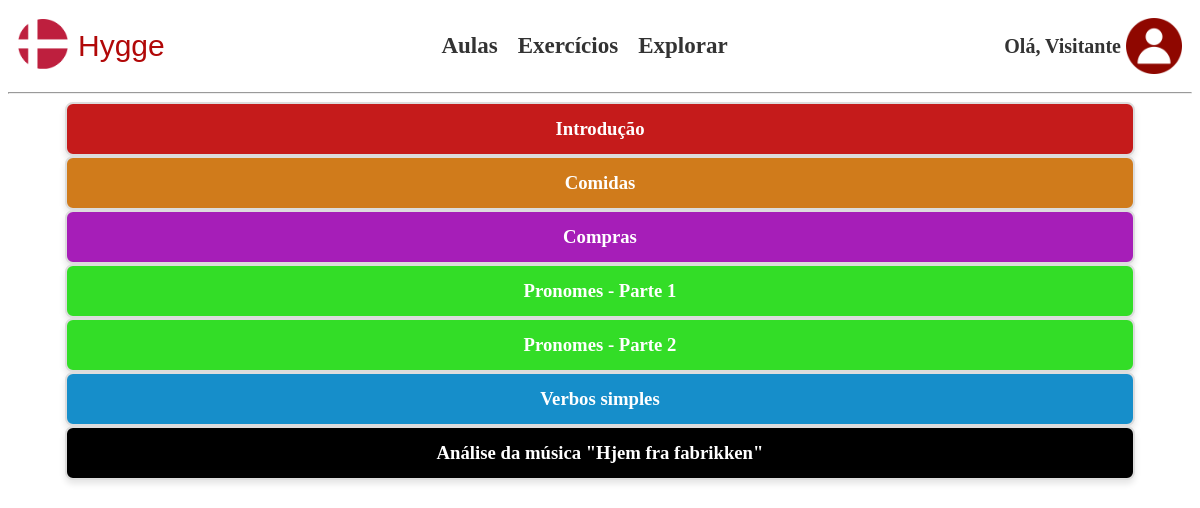
The page /exercicios on the database its author committed.
### tables this page shows
CREATE TABLE exercicios (
  id_exercicio INTEGER PRIMARY KEY AUTOINCREMENT,
  nome TEXT NOT NULL,
  id_aula INTEGER, cor TEXT,
  FOREIGN KEY (id_aula) REFERENCES aulas(id_aula)
);

### app.py (the view)
@app.route('/exercicios')
def exercicios():
    username = session.get('username', 'Visitante')
    conn = get_db_connection()
    user = conn.execute('SELECT is_admin FROM usuarios WHERE nome = ?', (username,)).fetchone()
    exercicios = conn.execute('SELECT e.*, a.cor FROM exercicios e JOIN aulas a ON e.id_aula = a.id_aula').fetchall()
    conn.close()
    if user and user['is_admin'] == 1:
        return redirect(url_for('exercicios_admin'))
    else:
        return render_template('exercicios.html', username=username, exercicios=exercicios)

### app.py (called while the page is built)
def get_db_connection():
    conn = sqlite3.connect('hygge.db')
    conn.row_factory = sqlite3.Row
    return conn

### templates/exercicios.html (shortened to what this page needs)
<!DOCTYPE html>
<html lang="pt-br">
<head>
    <link rel="stylesheet" type="text/css" href="{{ url_for('static', filename='hygge.css') }}">
</head>
<body>
    <nav class="navbar">
        <div class="logo">
            <a href="{{ url_for('home') }}">
                <img src="{{ url_for('static', filename='imagens/logo.png') }}" alt="Logo">
            </a>
            <a href="{{ url_for('home') }}" style="text-decoration: none;">
                <span class="span">Hygge</span>
            </a>
        </div>
        <div class="nav-links">
            <a href="{{ url_for('aulas') }}">Aulas</a>
            <a href="{{ url_for('exercicios') }}">Exercícios</a>
            <a href="{{ url_for('explorar') }}">Explorar</a>
        </div>
<div class="profile">
    <a>Olá, {{ username }}</a>
    <img src="{{ url_for('static', filename='imagens/perfil.png') }}" alt="Perfil" class="img_perfil" onclick="toggleMenu(event)">
</div>
    </nav>
    <hr>
    <div class="exercicios-list">
        {% for exercicio in exercicios %}
            <a href="{{ url_for('exercicio_detail', id_exercicio=exercicio.id_exercicio) }}">
                <div class="exercicio-card" style="background-color: {{ exercicio.cor }};">
                    <h3>{{ exercicio.nome }}</h3>
                </div>
            </a>
        {% endfor %}
    </div>
</body>
</html>

### static/hygge.css (style rules this page uses)
.navbar { background-color: #fff; padding: 10px; display: flex; justify-content: space-between; align-items: center; }
.logo { display: flex; align-items: center; }
.logo img { width: 50px; height: 50px; margin-right: 10px; }
.span { font-size: 30px; font-family: Impact, Haettenschweiler, 'Arial Narrow Bold', sans-serif; color: rgb(177, 8, 8); }
.profile { display: flex; align-items: center; font-family: Cambria, Cochin, Georgia, Times, 'Times New Roman', serif; color: #333; font-weight: bold; font-size: 20px; }
.nav-links { display: flex; gap: 20px; }
.nav-links a { text-decoration: none; font-size: 23px; color: #333; font-weight: bold; font-family: Cambria, Cochin, Georgia, Times, 'Times New Roman', serif; }
.img_perfil { width: 7vh; margin-left: 5px; }
.exercicio-card { width: 90%; height: 50px; background-color: #f0f0f0; display: flex; justify-content: center; align-items: center; border: 2px solid #ddd; border-radius: 8px; box-shadow: 0 4px 6px rgba(0, 0, 0, 0.1); cursor: pointer; transition: background-color 0.3s; margin: 0 auto; color: white; }

### templates/exercicios.html (style rules this page uses)
a { text-decoration: none; }

### rows shown on the page
exercicios: nome "Introdução"
exercicios: nome "Comidas"
exercicios: nome "Compras"
exercicios: nome "Pronomes - Parte 1"
exercicios: nome "Pronomes - Parte 2"
exercicios: nome "Verbos simples"
exercicios: nome "Análise da música \"Hjem fra fabrikken\""

### other values the page prints
{{ username }} "Visitante"
